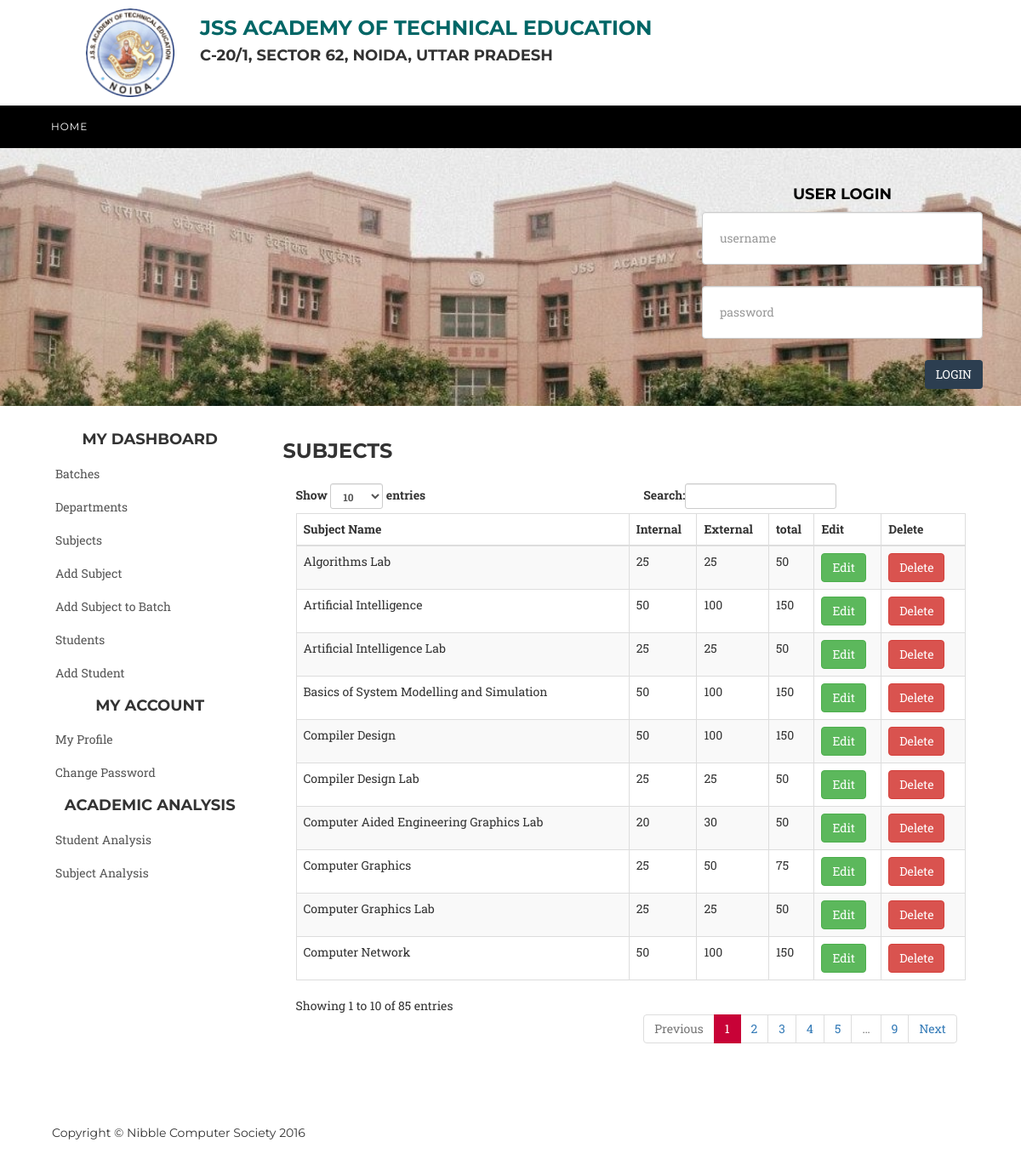
The app's page /index.php/home/subjects with its own data.
### tables this page shows
CREATE TABLE IF NOT EXISTS `subjects` (
  `id` int(4) NOT NULL,
  `department_id` int(4) NOT NULL,
  `subject_code` varchar(10) NOT NULL,
  `subject_name` varchar(120) NOT NULL,
  `internal` int(3) NOT NULL,
  `external` int(3) NOT NULL,
  `total` int(3) NOT NULL
);

### application/controllers/Home.php (called while the page is built, shortened)
<?php
class Home extends CI_Controller {
	var $head;
	var $foot;
		public function __construct()
	{
		$this->load->helper(array('url'));
		$data['csrf_token_name'] = $this->security->get_csrf_token_name();
		$data['csrf_token'] = $this->security->get_csrf_hash();
		$this->head =  $this->load->view('common/head',$data,true);
		$this->foot =  $this->load->view('common/foot',$data,true);
		$this->left =  $this->load->view('common/left',$data,true);
	}
	public function subjects()
	{
		$data['head'] = $this->head;
		$data['foot'] = $this->foot;
		$data['left'] = $this->left;
		$this->load->library('Data_lib');
		$data['subjects'] =  $this->data_lib->getSubjects();
		$this->load->view('subjects', $data);
	}
}

### index.php (called while the page is built, shortened)
<?php
require_once BASEPATH.'core/CodeIgniter.php';

### application/models/Data_model.php (called while the page is built, shortened)
<?php if ( ! defined('BASEPATH')) exit('No direct script access allowed');
class Data_model extends CI_Model {
	public function getSubjects()
	{
		$result = $this->db->get('subjects');
		return $result->result_array();
	}
}

### application/libraries/Data_lib.php (called while the page is built, shortened)
<?php if ( ! defined('BASEPATH')) exit('No direct script access allowed');
class Data_lib {
	public function getSubjects()
	{
		$CI = & get_instance();
		return $CI->data->getSubjects();
	}
}

### application/views/subjects.php (the view, shortened to what this page needs)
<!DOCTYPE html>
<?=$head?>
<section id="contact">
    <div class="container">
        <div class="row">
            <div class="col-lg-12 text-center">
            </div>
        </div>
        <div class="row">
            <div class="col-lg-12">
                <form id="mainSearchForm" onsubmit="return false;" action="/login">
                    <div class="row">
                        <div class="col-md-4 col-md-offset-8">
                            <h4 class="section-heading" style="color: #000; text-align: center;">USER LOGIN</h4>
                            <div class="col-md-12">
                            <div class="form-group">
                                <input class="form-control" placeholder="username">
                            </div>
                        </div>
                        <div class="col-md-12">
                            <div class="form-group">
                                <input class="form-control" placeholder="password">
                            </div>
                        </div>
                         <div class="col-md-12">
                            <div class="form-group">
                                <button style="background-color: #2c3e50; color: #fff; float:right;" type="submit" class="btn">LOGIN</button>
                            </div>
                        </div>
                        </div>
                                      </div>
                </form>
            </div>
        </div>
    </div>
</section>
<div class="container">
    <div class="row" style="padding: 20px;">
            <div class="col-md-3">
                <?php echo $left; ?>
            </div>
            <div class="col-md-9">
                <h3>SUBJECTS</h3>
  <div class="panel-body">
                   <div class="dataTable_wrapper">
                  <table class="table table-striped table-bordered table-hover" id="dataTables-example">
                                      <thead>
                                          <tr>
                                              <th>Subject Name</th>
                                              <th>Internal</th>
                                              <th>External</th>
                                              <th>total</th>
                                              <th>Edit</th>
                                              <th>Delete</th>
                                          </tr>
                                      </thead>
                                      <tbody>
                                          <?php foreach ($subjects as $key => $value) {?>
                                          <tr class="odd gradeX">
                                              <td><?php echo $value['subject_name']; ?></td>
                                              <td><?php echo $value['internal']; ?></td>
                                              <td><?php echo $value['external']; ?></td>
                                              <td><?php echo $value['total']; ?></td>
                                              <td><a class="btn btn-success">Edit</a></td>
                                              <td><a class="btn btn-danger">Delete</a></td>
                                          </tr>
                                        <?php } ?>
                                      </tbody>
                                  </table></div></div>
            </div>
    </div>
</div>
<?=$foot?>
</body>
</html>

### application/views/common/head.php (shortened to what this page needs)
<!DOCTYPE html>
<html lang="en">
<head>
    <link href="/assets/css/bootstrap.css" rel="stylesheet">
    <link href="/assets/css/agency.css" rel="stylesheet">
    <link href="/assets/css/bootstrap-social.css" rel="stylesheet">
    <link href="/assets/font-awesome/css/font-awesome.min.css" rel="stylesheet" type="text/css">
</head>
<body id="page-top" class="index">
  <div class="container">
    <div class="row">
      <div class="col-lg-12">
        <div class="col-md-2">
        <center><a href="/"><img src="/assets/img/logo.png" width="65%" height="65%" style="float: right; vertical-align:middle; margin-top:10px; margin-bottom: 10px;"></a></center>
        </div>
        <div class="col-md-7">
        <h3 style="color: #006666;">JSS Academy of Technical Education</h3>
       <h4>C-20/1, Sector 62, Noida, Uttar Pradesh</h4>
        </div>
                </div>
            </div>
        </div>
    <nav class="navbar navbar-default">
        <div class="container">
            <div class="collapse navbar-collapse" id="bs-example-navbar-collapse-1">
                <ul class="nav navbar-nav menu">
                        <li>
                            <a class="page-scroll" href="#">Home</a>
                        </li>
                </ul>
            </div>
        </div>
    </nav>

### application/views/common/foot.php
<footer>
        <div class="container">
            <div class="row">
                <div class="col-md-4">
                    <span class="copyright">Copyright &copy; Nibble Computer Society 2016</span>
                </div>
            </div>
        </div>
    </footer>

### application/views/common/left.php
<div class="list-group">
                    <h4 style="text-align: center;">My Dashboard</h4>
                    <a href="/batches" class="list-group-item side">Batches</a>
                    <a href="/departments" class="list-group-item side">Departments</a>
                    <a href="/subjects" class="list-group-item side">Subjects</a>
                    <a href="/add_subject" class="list-group-item side">Add Subject</a>
                    <a href="/add_subject_to_batch" class="list-group-item side">Add Subject to Batch</a>
                    <a href="/students" class="list-group-item side">Students</a>
                    <a href="/add_student" class="list-group-item side">Add Student</a>
                   <h4 style="text-align: center;">My Account</h4>
                    <a href="/user_profile" class="list-group-item side">My Profile</a>
                    <a href="/change_password" class="list-group-item side">Change Password</a>
                    <h4 style="text-align: center;">Academic Analysis</h4>
                     <a href="/student_analysis" class="list-group-item side">Student Analysis</a>
                     <a href="/subject_analysis" class="list-group-item side">Subject Analysis</a>
                </div>

### assets/css/agency.css (style rules this page uses)
body { overflow-x: hidden; font-family: "Roboto Slab","Helvetica Neue",Helvetica,Arial,sans-serif; }
a, a:hover, a:focus, a:active, a.active { outline: 0; }
a { color: #C80237; }
h1, h2, h3, h4, h5, h6 { text-transform: uppercase; font-family: Montserrat,"Helvetica Neue",Helvetica,Arial,sans-serif; font-weight: 700; }
.navbar-default { border-color: transparent; background-color: #000; }
.navbar-default .navbar-collapse { border-color: rgba(255,255,255,.02); }
.navbar-default .nav li a { text-transform: uppercase; font-family: Montserrat,"Helvetica Neue",Helvetica,Arial,sans-serif; font-weight: 400; font-size: 12px; letter-spacing: 1px; color: #fff; }
@media (min-width:768px) { .navbar-default { border: 0; background-color: #000; -webkit-transition: padding .3s; -moz-transition: padding .3s; transition: padding .3s; } }
section { padding: 100px 0; }
@media (min-width:768px) { section { padding: 20px 0; } }
section#contact { background-color: #222; background-size: 100%; background-image: url(../img/1.jpg); background-repeat: no-repeat; }
section#contact .section-heading { color: #fff; }
section#contact .form-group { margin-bottom: 25px; }
section#contact .form-group input, section#contact .form-group select, section#contact .form-group textarea { padding: 20px; }
section#contact .form-group input.form-control { height: auto; }
footer { padding: 25px 0; text-align: center; }
footer span.copyright { text-transform: uppercase; text-transform: none; font-family: Montserrat,"Helvetica Neue",Helvetica,Arial,sans-serif; line-height: 40px; }
body { webkit-tap-highlight-color: #fed136; }
.side { border-style: none; }

### records on screen
subjects: subject_name "Computer Aided Engineering Graphics Lab", internal "20", external "30", total "50"
subjects: subject_name "Basics of System Modelling and Simulation", internal "50", external "100", total "150"
subjects: subject_name "Computer Graphics", internal "25", external "50", total "75"
subjects: subject_name "Algorithms Lab", internal "25", external "25", total "50"
subjects: subject_name "Computer Graphics Lab", internal "25", external "25", total "50"
subjects: subject_name "Computer Network", internal "50", external "100", total "150"
subjects: subject_name "Compiler Design", internal "50", external "100", total "150"
subjects: subject_name "Compiler Design Lab", internal "25", external "25", total "50"
subjects: subject_name "Artificial Intelligence", internal "50", external "100", total "150"
subjects: subject_name "Artificial Intelligence Lab", internal "25", external "25", total "50"
